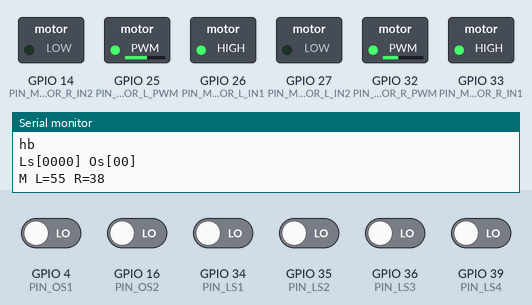
Bench run of a program on a simulated ESP32. Parts: switched loads named in the program (green lamp = pin HIGH), the last lines printed to the serial monitor. Dashed ring = blinking. The inputs (shaded band) are chosen by the test bench; at power-on: GPIO 4 (PIN_OS1), GPIO 16 (PIN_OS2), GPIO 34 (PIN_LS1), GPIO 35 (PIN_LS2), GPIO 36 (PIN_LS3), GPIO 39 (PIN_LS4) LOW.

Above: at 1.2 s.
1.3 s: GPIO 34 (PIN_LS1) driven HIGH
At 2.02 s:
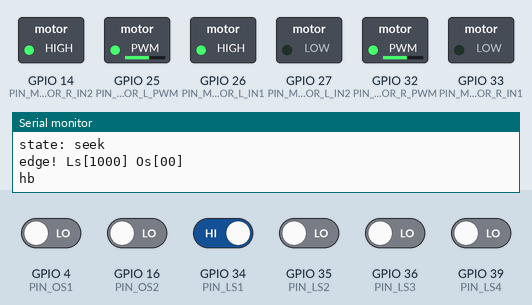
4.3 s: GPIO 34 (PIN_LS1) driven LOW
At 4.53 s:
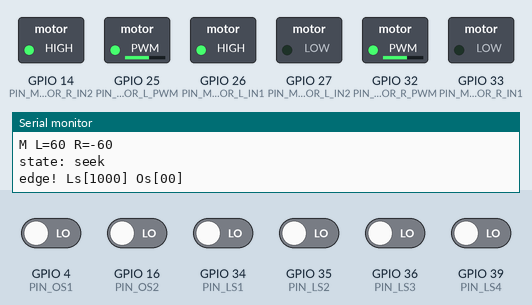
6.1 s: GPIO 4 (PIN_OS1) driven HIGH
At 7.1 s:
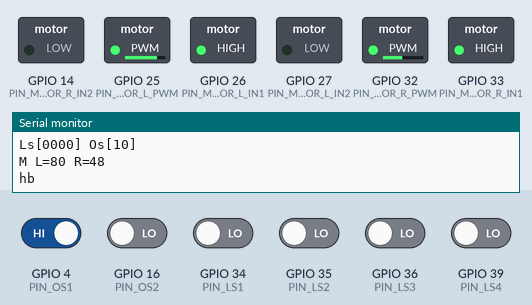
7.6 s: GPIO 16 (PIN_OS2) driven HIGH
At 8.8 s:
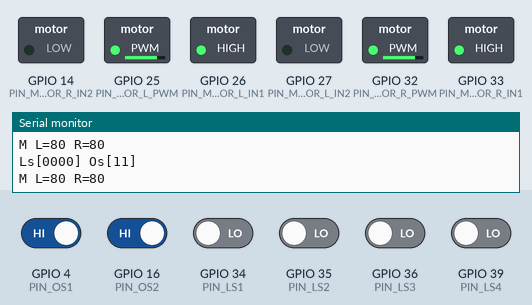
9.1 s: GPIO 35 (PIN_LS2) driven HIGH
At 9.41 s:
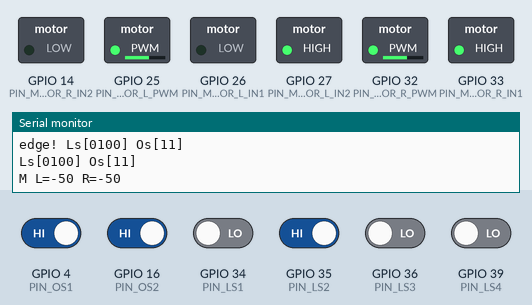
12.1 s: GPIO 35 (PIN_LS2) driven LOW
At 12.34 s:
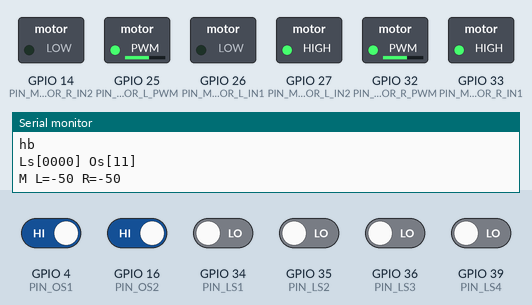
Timing chart, 0 to 14.9 s (numbered marks = the images above; inputs shaded):
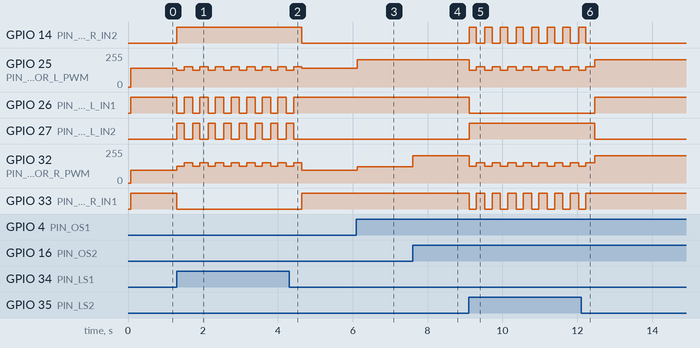

Measured:
- after the input at 1.3 s, GPIO 14 (PIN_MOTOR_R_IN2): LOW → HIGH at once; GPIO 25 (PIN_MOTOR_L_PWM): alternates 152/255 for 0.22 s and 127/255 for 0.19 s, starting at once
- after the input at 4.3 s, GPIO 14 (PIN_MOTOR_R_IN2): HIGH → LOW after 0.34 s; GPIO 26 (PIN_MOTOR_L_IN1): goes on until 4.4 s, then stays HIGH; GPIO 27 (PIN_MOTOR_L_IN2): goes on until 4.4 s, then stays LOW; GPIO 33 (PIN_MOTOR_R_IN1): LOW → HIGH after 0.34 s
- after the input at 6.1 s, GPIO 25 (PIN_MOTOR_L_PWM): 139/255 → 203/255 at once; GPIO 32 (PIN_MOTOR_R_PWM): 96/255 → 122/255 at once
- after the input at 7.6 s, GPIO 32 (PIN_MOTOR_R_PWM): 122/255 → 203/255 at once
- after the input at 9.1 s, GPIO 14 (PIN_MOTOR_R_IN2): alternates HIGH for 0.19 s and LOW for 0.22 s, starting at once; GPIO 25 (PIN_MOTOR_L_PWM): alternates 152/255 for 0.22 s and 127/255 for 0.19 s, starting at once
- after the input at 12.1 s, GPIO 14 (PIN_MOTOR_R_IN2): goes on until 12.2 s, then stays LOW; GPIO 26 (PIN_MOTOR_L_IN1): LOW → HIGH after 0.36 s; GPIO 27 (PIN_MOTOR_L_IN2): HIGH → LOW after 0.36 s; GPIO 33 (PIN_MOTOR_R_IN1): goes on until 12.2 s, then stays HIGH

The program:

main.cpp
```cpp
#include <Arduino.h>

#include "pins.h"
#include "motors.h"
#include "sensors.h"
#include "debug.h"
#include "behavior.h"

void setup() {
  Debug::begin(115200);
  Motors::begin();
  Sensors::begin();
  Behavior::begin();

  Serial.println(F("pins (TBD defaults):"));
  Serial.print(F("  M_L pwm/in1/in2 "));
  Serial.print(PIN_MOTOR_L_PWM);
  Serial.print('/');
  Serial.print(PIN_MOTOR_L_IN1);
  Serial.print('/');
  Serial.println(PIN_MOTOR_L_IN2);
  Serial.print(F("  M_R pwm/in1/in2 "));
  Serial.print(PIN_MOTOR_R_PWM);
  Serial.print('/');
  Serial.print(PIN_MOTOR_R_IN1);
  Serial.print('/');
  Serial.println(PIN_MOTOR_R_IN2);
  Serial.print(F("  Ls "));
  Serial.print(PIN_LS1);
  Serial.print(',');
  Serial.print(PIN_LS2);
  Serial.print(',');
  Serial.print(PIN_LS3);
  Serial.print(',');
  Serial.println(PIN_LS4);
  Serial.print(F("  Os "));
  Serial.print(PIN_OS1);
  Serial.print(',');
  Serial.println(PIN_OS2);
}

void loop() {
  Behavior::tick();
  Debug::heartbeat(millis());
  delay(10);  // ~100 Hz
}
```

behavior.h
```cpp
#pragma once

#include <Arduino.h>

// Minimal sumo sketch: edge avoid + opponent seek.
// Tunables live here so pin/hardware changes stay out of the FSM.

namespace Behavior {

void begin();
void tick();  // call from loop() at ~50–100 Hz

// Speeds / timings (TBD — tune on mat).
static const int SEEK_SPEED      = 55;
static const int CHARGE_SPEED    = 80;
static const int TURN_SPEED      = 60;
static const int BACK_SPEED      = 50;
static const unsigned long EDGE_BACKUP_MS = 180;
static const unsigned long EDGE_TURN_MS   = 220;
static const unsigned long START_DELAY_MS = 0;  // set 3000–5000 if rules require

}  // namespace Behavior
```

debug.h
```cpp
#pragma once

#include <Arduino.h>
#include "sensors.h"

namespace Debug {

void begin(unsigned long baud = 115200);
void printSensors(const Sensors::Reading& r);
void printMotors(int left_pct, int right_pct);
void heartbeat(unsigned long now_ms);

}  // namespace Debug
```

motors.h
```cpp
#pragma once

#include <Arduino.h>

// Differential-drive API for 2× N20 via dual H-bridge.
// Speed is signed percent: -100..+100 (negative = reverse).

namespace Motors {

void begin();

// Raw per-side control (PWM-friendly).
void setLeft(int speed_pct);
void setRight(int speed_pct);
void setBoth(int left_pct, int right_pct);

// Convenience maneuvers (use |speed_pct| for magnitude).
void forward(int speed_pct);
void backward(int speed_pct);
void turnLeft(int speed_pct);   // spin / pivot left
void turnRight(int speed_pct);  // spin / pivot right
void stop();

// Soft stop (coast) vs hard brake — driver-dependent.
void coast();
void brake();

}  // namespace Motors
```

sensors.h
```cpp
#pragma once

#include <Arduino.h>

// Line (Ls) + opponent IR (Os) stubs/drivers.
// Digital reads for now; swap to analog + thresholds when modules land.

namespace Sensors {

// Line sensors: true = seeing the white border (or dark dohyo — see ACTIVE).
// Opponent IR: true = object detected ahead.
struct Reading {
  bool ls1;
  bool ls2;
  bool ls3;
  bool ls4;
  bool os1;
  bool os2;
};

void begin();

// Fresh sample of all six channels.
Reading read();

// Convenience helpers from last read or a provided Reading.
bool anyEdge(const Reading& r);
bool frontEdge(const Reading& r);
bool rearEdge(const Reading& r);
bool opponentSeen(const Reading& r);

// Polarity (TBD): many Digikey line modules go HIGH on white/reflective.
// Set false if your modules are active-low.
static const bool LINE_ACTIVE_HIGH = true;
static const bool OPPONENT_ACTIVE_HIGH = true;

}  // namespace Sensors
```

behavior.cpp
```cpp
#include "behavior.h"
#include "motors.h"
#include "sensors.h"
#include "debug.h"

namespace Behavior {

namespace {

enum class State : uint8_t {
  WaitStart,
  Seek,
  Charge,
  EdgeBackup,
  EdgeTurn,
};

State state = State::WaitStart;
unsigned long state_enter_ms = 0;
int turn_dir = 1;  // +1 right, -1 left
int last_left = 0;
int last_right = 0;

void enter(State next, unsigned long now_ms) {
  state = next;
  state_enter_ms = now_ms;
}

void applyDrive(int left, int right) {
  last_left = left;
  last_right = right;
  Motors::setBoth(left, right);
}

// Prefer turning away from the edge that tripped.
void chooseTurnFromEdge(const Sensors::Reading& r) {
  if (r.ls1 && !r.ls2) {
    turn_dir = 1;  // front-left → turn right
  } else if (r.ls2 && !r.ls1) {
    turn_dir = -1;
  } else if (r.ls4 && !r.ls3) {
    turn_dir = 1;  // rear-left → swing right
  } else if (r.ls3 && !r.ls4) {
    turn_dir = -1;
  } else {
    turn_dir = (turn_dir == 0) ? 1 : turn_dir;
  }
}

}  // namespace

void begin() {
  state = State::WaitStart;
  state_enter_ms = millis();
  Motors::stop();
  Serial.println(F("behavior: wait-start / seek / charge / edge"));
}

void tick() {
  const unsigned long now = millis();
  const Sensors::Reading r = Sensors::read();

  // Edge always wins — interrupt seek/charge.
  if (state != State::WaitStart &&
      state != State::EdgeBackup &&
      state != State::EdgeTurn &&
      Sensors::anyEdge(r)) {
    chooseTurnFromEdge(r);
    enter(State::EdgeBackup, now);
    Serial.print(F("edge! "));
    Debug::printSensors(r);
  }

  switch (state) {
    case State::WaitStart:
      Motors::stop();
      if (now - state_enter_ms >= START_DELAY_MS) {
        enter(State::Seek, now);
        Serial.println(F("state: seek"));
      }
      break;

    case State::Seek:
      if (Sensors::opponentSeen(r)) {
        enter(State::Charge, now);
        Serial.print(F("lock "));
        Debug::printSensors(r);
      } else {
        // Slow arc search.
        applyDrive(SEEK_SPEED, SEEK_SPEED * 70 / 100);
      }
      break;

    case State::Charge:
      if (!Sensors::opponentSeen(r)) {
        enter(State::Seek, now);
      } else if (r.os1 && !r.os2) {
        applyDrive(CHARGE_SPEED, CHARGE_SPEED * 60 / 100);  // veer right
      } else if (r.os2 && !r.os1) {
        applyDrive(CHARGE_SPEED * 60 / 100, CHARGE_SPEED);  // veer left
      } else {
        applyDrive(CHARGE_SPEED, CHARGE_SPEED);
      }
      break;

    case State::EdgeBackup:
      applyDrive(-BACK_SPEED, -BACK_SPEED);
      if (now - state_enter_ms >= EDGE_BACKUP_MS) {
        enter(State::EdgeTurn, now);
      }
      break;

    case State::EdgeTurn:
      if (turn_dir >= 0) {
        Motors::turnRight(TURN_SPEED);
        last_left = TURN_SPEED;
        last_right = -TURN_SPEED;
      } else {
        Motors::turnLeft(TURN_SPEED);
        last_left = -TURN_SPEED;
        last_right = TURN_SPEED;
      }
      if (now - state_enter_ms >= EDGE_TURN_MS) {
        enter(State::Seek, now);
        Serial.println(F("state: seek"));
      }
      break;
  }

  static unsigned long last_dbg = 0;
  if (now - last_dbg >= 500) {
    last_dbg = now;
    Debug::printSensors(r);
    Debug::printMotors(last_left, last_right);
  }
}

}  // namespace Behavior
```

debug.cpp
```cpp
#include "debug.h"

namespace Debug {

namespace {
unsigned long last_hb_ms = 0;
}

void begin(unsigned long baud) {
  Serial.begin(baud);
  delay(50);
  Serial.println();
  Serial.println(F("=== Gorlock The Destroyer firmware ==="));
  Serial.println(F("edge-avoid + seek sketch (bring-up)"));
}

void printSensors(const Sensors::Reading& r) {
  Serial.print(F("Ls["));
  Serial.print(r.ls1 ? '1' : '0');
  Serial.print(r.ls2 ? '1' : '0');
  Serial.print(r.ls3 ? '1' : '0');
  Serial.print(r.ls4 ? '1' : '0');
  Serial.print(F("] Os["));
  Serial.print(r.os1 ? '1' : '0');
  Serial.print(r.os2 ? '1' : '0');
  Serial.println(']');
}

void printMotors(int left_pct, int right_pct) {
  Serial.print(F("M L="));
  Serial.print(left_pct);
  Serial.print(F(" R="));
  Serial.println(right_pct);
}

void heartbeat(unsigned long now_ms) {
  if (now_ms - last_hb_ms < 1000) return;
  last_hb_ms = now_ms;
  Serial.println(F("hb"));
}

}  // namespace Debug
```

motors.cpp
```cpp
#include "motors.h"
#include "pins.h"

namespace Motors {

namespace {

constexpr int kPwmFreqHz = 20000;
constexpr int kPwmBits = 8;  // 0–255 duty
constexpr int kChLeft = 0;
constexpr int kChRight = 1;

int clampPct(int pct) {
  if (pct > 100) return 100;
  if (pct < -100) return -100;
  return pct;
}

int pctToDuty(int abs_pct) {
  return (abs_pct * 255) / 100;
}

void driveSide(int in1, int in2, int pwm_ch, int speed_pct) {
  speed_pct = clampPct(speed_pct);
  if (speed_pct > 0) {
    digitalWrite(in1, HIGH);
    digitalWrite(in2, LOW);
    ledcWrite(pwm_ch, pctToDuty(speed_pct));
  } else if (speed_pct < 0) {
    digitalWrite(in1, LOW);
    digitalWrite(in2, HIGH);
    ledcWrite(pwm_ch, pctToDuty(-speed_pct));
  } else {
    digitalWrite(in1, LOW);
    digitalWrite(in2, LOW);
    ledcWrite(pwm_ch, 0);
  }
}

}  // namespace

void begin() {
  pinMode(PIN_MOTOR_L_IN1, OUTPUT);
  pinMode(PIN_MOTOR_L_IN2, OUTPUT);
  pinMode(PIN_MOTOR_R_IN1, OUTPUT);
  pinMode(PIN_MOTOR_R_IN2, OUTPUT);

  ledcSetup(kChLeft, kPwmFreqHz, kPwmBits);
  ledcSetup(kChRight, kPwmFreqHz, kPwmBits);
  ledcAttachPin(PIN_MOTOR_L_PWM, kChLeft);
  ledcAttachPin(PIN_MOTOR_R_PWM, kChRight);

  if (PIN_MOTOR_STBY >= 0) {
    pinMode(PIN_MOTOR_STBY, OUTPUT);
    digitalWrite(PIN_MOTOR_STBY, HIGH);
  }

  stop();
}

void setLeft(int speed_pct) {
  driveSide(PIN_MOTOR_L_IN1, PIN_MOTOR_L_IN2, kChLeft, speed_pct);
}

void setRight(int speed_pct) {
  driveSide(PIN_MOTOR_R_IN1, PIN_MOTOR_R_IN2, kChRight, speed_pct);
}

void setBoth(int left_pct, int right_pct) {
  setLeft(left_pct);
  setRight(right_pct);
}

void forward(int speed_pct) {
  const int s = abs(clampPct(speed_pct));
  setBoth(s, s);
}

void backward(int speed_pct) {
  const int s = abs(clampPct(speed_pct));
  setBoth(-s, -s);
}

void turnLeft(int speed_pct) {
  const int s = abs(clampPct(speed_pct));
  setBoth(-s, s);
}

void turnRight(int speed_pct) {
  const int s = abs(clampPct(speed_pct));
  setBoth(s, -s);
}

void stop() {
  setBoth(0, 0);
}

void coast() {
  // Same as stop for this driver API; PWM=0 + INs low = coast on many bridges.
  stop();
}

void brake() {
  digitalWrite(PIN_MOTOR_L_IN1, HIGH);
  digitalWrite(PIN_MOTOR_L_IN2, HIGH);
  digitalWrite(PIN_MOTOR_R_IN1, HIGH);
  digitalWrite(PIN_MOTOR_R_IN2, HIGH);
  ledcWrite(kChLeft, 255);
  ledcWrite(kChRight, 255);
}

}  // namespace Motors
```

sensors.cpp
```cpp
#include "sensors.h"
#include "pins.h"

namespace Sensors {

namespace {

bool sense(int pin, bool active_high) {
  const int level = digitalRead(pin);
  return active_high ? (level == HIGH) : (level == LOW);
}

}  // namespace

void begin() {
  pinMode(PIN_LS1, INPUT);
  pinMode(PIN_LS2, INPUT);
  pinMode(PIN_LS3, INPUT);
  pinMode(PIN_LS4, INPUT);
  pinMode(PIN_OS1, INPUT);
  pinMode(PIN_OS2, INPUT);
}

Reading read() {
  Reading r;
  r.ls1 = sense(PIN_LS1, LINE_ACTIVE_HIGH);
  r.ls2 = sense(PIN_LS2, LINE_ACTIVE_HIGH);
  r.ls3 = sense(PIN_LS3, LINE_ACTIVE_HIGH);
  r.ls4 = sense(PIN_LS4, LINE_ACTIVE_HIGH);
  r.os1 = sense(PIN_OS1, OPPONENT_ACTIVE_HIGH);
  r.os2 = sense(PIN_OS2, OPPONENT_ACTIVE_HIGH);
  return r;
}

bool anyEdge(const Reading& r) {
  return r.ls1 || r.ls2 || r.ls3 || r.ls4;
}

bool frontEdge(const Reading& r) {
  return r.ls1 || r.ls2;
}

bool rearEdge(const Reading& r) {
  return r.ls3 || r.ls4;
}

bool opponentSeen(const Reading& r) {
  return r.os1 || r.os2;
}

}  // namespace Sensors
```

pins.h
```cpp
#pragma once

// Gorlock pin map — named constants for early bring-up.
// All values below are REASONABLE ESP32 DEFAULTS / TBD until Cameron's
// wiring schematic lands. Marked (TBD) where Blake must confirm.

// -----------------------------------------------------------------------------
// Motor driver (assume dual H-bridge: TB6612 / DRV8833 / similar)
// Left = motor A (bot left when facing forward), Right = motor B.
// -----------------------------------------------------------------------------
static const int PIN_MOTOR_L_PWM = 25;  // TBD — PWMA / left enable
static const int PIN_MOTOR_L_IN1 = 26;  // TBD — AIN1
static const int PIN_MOTOR_L_IN2 = 27;  // TBD — AIN2
static const int PIN_MOTOR_R_PWM = 32;  // TBD — PWMB / right enable
static const int PIN_MOTOR_R_IN1 = 33;  // TBD — BIN1
static const int PIN_MOTOR_R_IN2 = 14;  // TBD — BIN2
// Optional STBY on TB6612 — tie high in hardware or drive this pin:
static const int PIN_MOTOR_STBY  = -1;  // TBD — set GPIO or leave -1 if hardwired

// -----------------------------------------------------------------------------
// Line / edge sensors Ls1–Ls4 (sketch: Ls1/Ls2 front edge, Ls3/Ls4 rear)
// Digital HIGH/LOW assumed; flip LINE_ACTIVE_HIGH in sensors.h if inverted.
// Prefer ADC-capable pins if modules are analog — swap later.
// -----------------------------------------------------------------------------
static const int PIN_LS1 = 34;  // TBD — front-left edge
static const int PIN_LS2 = 35;  // TBD — front-right edge
static const int PIN_LS3 = 36;  // TBD — rear-right (sketch Ls3)
static const int PIN_LS4 = 39;  // TBD — rear-left  (sketch Ls4)

// -----------------------------------------------------------------------------
// IR opponent sensors Os1–Os2 (sketch: front wedge face)
// -----------------------------------------------------------------------------
static const int PIN_OS1 = 4;   // TBD — front-right opponent
static const int PIN_OS2 = 16;  // TBD — front-left opponent

// Serial debug uses USB UART0 (GPIO1 TX / GPIO3 RX) — no remapping needed.
```
